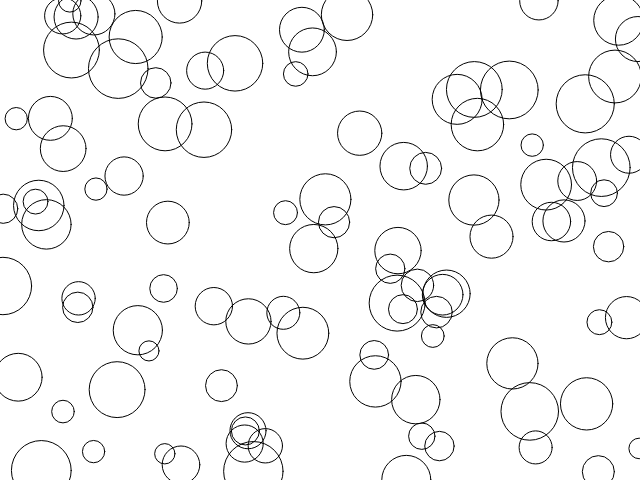
Frame 1 (no input)
Frame 60 (no input): identical to frame 1, image omitted
Frame 120 (the mouse pressed at the canvas centre since frame 60): identical to frame 1, image omitted

The p5.js sketch that drew this single still picture (run headless with seeded random() and noise() and a simulated clock; from frame 60 on, the mouse is pressed at the canvas centre):

// p5.js sketch
// ── sketch.js
/* 
 
   Structure 3 (work in progress) 
   
   A surface filled with one hundred medium to small sized circles. 
   Each circle has a different size and direction, but moves at the same slow rate. 
   Display: 
   A. The instantaneous intersections of the circles 
   B. The aggregate intersections of the circles 
 
   Ported to p5.js by Casey Reas
   11 July 2016
   p5.js 0.5.2
  
   Restored by Casey Reas <http://reas.com> 
   22 June 2016 
   Processing v.3.1.1 <http://processing.org> 
  
   Implemented by Casey Reas <http://groupc.net> 
   Processing v.68 <http://processing.org> 
 
*/

var numCircle = 100;
var circles = []; 

function setup() {
  createCanvas(640, 480);
  frameRate(30);
  for (var i = 0; i < numCircle; i++) { 
    circles[i] = new Circle(random(width), random(height), random(2,6)*10); 
  }
}

function draw() {
  background(255);
  stroke(0, 10); 
  for (var i = 0; i < circles.length; i++) { 
    circles[i].update(); 
  } 
}

function Circle(px, py, pr) {
  this.x = px;
  this.y = py;
  this.r = pr;

  this.update = function() {
    noFill();
    stroke(0);
    ellipse(this.x, this.y, this.r, this.r);
  }
}
